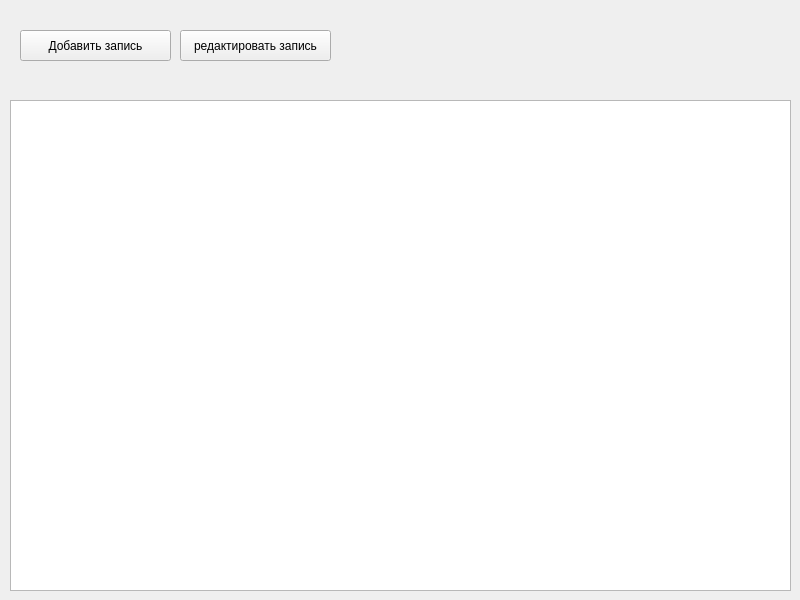
<?xml version="1.0" encoding="UTF-8"?>
<ui version="4.0">
 <class>MainWindow</class>
 <widget class="QMainWindow" name="MainWindow">
  <property name="geometry">
   <rect>
    <x>0</x>
    <y>0</y>
    <width>800</width>
    <height>600</height>
   </rect>
  </property>
  <property name="windowTitle">
   <string>MainWindow</string>
  </property>
  <widget class="QWidget" name="centralwidget">
   <widget class="QTableWidget" name="tableWidget">
    <property name="geometry">
     <rect>
      <x>10</x>
      <y>100</y>
      <width>781</width>
      <height>491</height>
     </rect>
    </property>
   </widget>
   <widget class="QPushButton" name="pushButton">
    <property name="geometry">
     <rect>
      <x>20</x>
      <y>30</y>
      <width>151</width>
      <height>31</height>
     </rect>
    </property>
    <property name="text">
     <string>Добавить запись</string>
    </property>
   </widget>
   <widget class="QPushButton" name="pushButton_2">
    <property name="geometry">
     <rect>
      <x>180</x>
      <y>30</y>
      <width>151</width>
      <height>31</height>
     </rect>
    </property>
    <property name="text">
     <string>редактировать запись</string>
    </property>
   </widget>
  </widget>
 </widget>
 <resources/>
 <connections/>
</ui>
